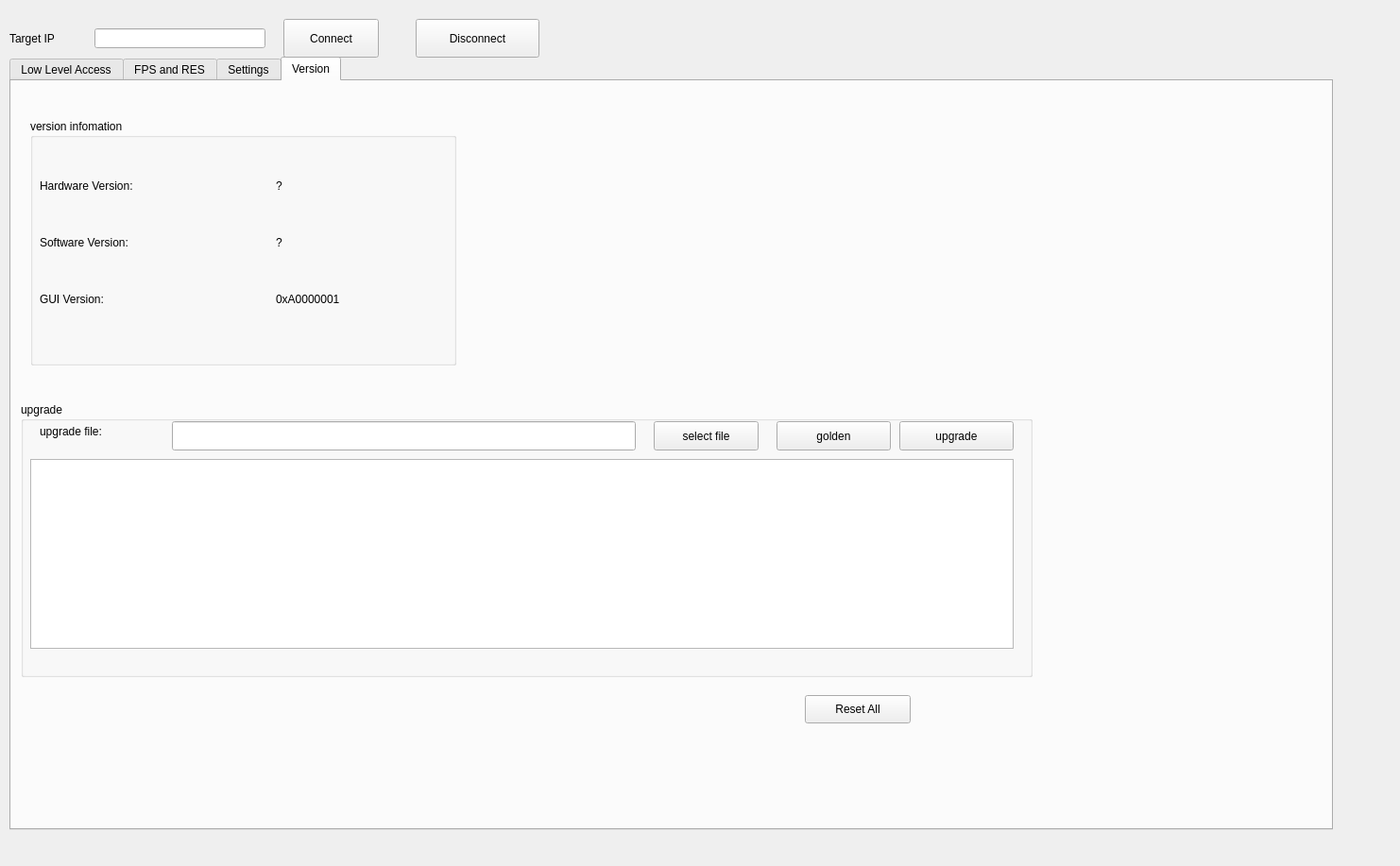
<?xml version="1.0" encoding="UTF-8"?>
<ui version="4.0">
 <class>Form</class>
 <widget class="QWidget" name="Form">
  <property name="geometry">
   <rect>
    <x>0</x>
    <y>0</y>
    <width>1482</width>
    <height>917</height>
   </rect>
  </property>
  <property name="minimumSize">
   <size>
    <width>0</width>
    <height>0</height>
   </size>
  </property>
  <property name="maximumSize">
   <size>
    <width>16777215</width>
    <height>16777215</height>
   </size>
  </property>
  <property name="windowTitle">
   <string>Form</string>
  </property>
  <widget class="QTabWidget" name="tabWidget">
   <property name="geometry">
    <rect>
     <x>10</x>
     <y>60</y>
     <width>1401</width>
     <height>819</height>
    </rect>
   </property>
   <property name="currentIndex">
    <number>3</number>
   </property>
   <property name="usesScrollButtons">
    <bool>true</bool>
   </property>
   <widget class="QWidget" name="tab_0">
    <attribute name="title">
     <string>Low Level Access</string>
    </attribute>
    <widget class="QGroupBox" name="groupBox">
     <property name="geometry">
      <rect>
       <x>20</x>
       <y>40</y>
       <width>201</width>
       <height>171</height>
      </rect>
     </property>
     <property name="title">
      <string>Memory Access</string>
     </property>
     <widget class="QLineEdit" name="ll_mm_value_lineEdit">
      <property name="geometry">
       <rect>
        <x>70</x>
        <y>70</y>
        <width>111</width>
        <height>23</height>
       </rect>
      </property>
     </widget>
     <widget class="QPushButton" name="ll_mm_read_btn">
      <property name="geometry">
       <rect>
        <x>20</x>
        <y>100</y>
        <width>161</width>
        <height>27</height>
       </rect>
      </property>
      <property name="text">
       <string>Read</string>
      </property>
     </widget>
     <widget class="QLabel" name="label_addr">
      <property name="geometry">
       <rect>
        <x>20</x>
        <y>40</y>
        <width>41</width>
        <height>16</height>
       </rect>
      </property>
      <property name="text">
       <string>ADDR</string>
      </property>
     </widget>
     <widget class="QPushButton" name="ll_mm_write_btn">
      <property name="geometry">
       <rect>
        <x>20</x>
        <y>130</y>
        <width>161</width>
        <height>27</height>
       </rect>
      </property>
      <property name="text">
       <string>Write</string>
      </property>
     </widget>
     <widget class="QLabel" name="label_value">
      <property name="geometry">
       <rect>
        <x>20</x>
        <y>70</y>
        <width>41</width>
        <height>16</height>
       </rect>
      </property>
      <property name="text">
       <string>VALUE</string>
      </property>
     </widget>
     <widget class="QLineEdit" name="ll_mm_addr_lineEdit">
      <property name="geometry">
       <rect>
        <x>70</x>
        <y>40</y>
        <width>111</width>
        <height>23</height>
       </rect>
      </property>
     </widget>
    </widget>
    <widget class="QGroupBox" name="groupBox_3">
     <property name="geometry">
      <rect>
       <x>260</x>
       <y>40</y>
       <width>221</width>
       <height>201</height>
      </rect>
     </property>
     <property name="title">
      <string>SPI Access</string>
     </property>
     <widget class="QLineEdit" name="ll_spi_recv_lineEdit">
      <property name="geometry">
       <rect>
        <x>90</x>
        <y>140</y>
        <width>111</width>
        <height>23</height>
       </rect>
      </property>
     </widget>
     <widget class="QPushButton" name="ll_spi_send_btn">
      <property name="geometry">
       <rect>
        <x>30</x>
        <y>170</y>
        <width>171</width>
        <height>27</height>
       </rect>
      </property>
      <property name="text">
       <string>Send</string>
      </property>
     </widget>
     <widget class="QLabel" name="label_addr_2">
      <property name="geometry">
       <rect>
        <x>30</x>
        <y>110</y>
        <width>41</width>
        <height>16</height>
       </rect>
      </property>
      <property name="text">
       <string>Send</string>
      </property>
     </widget>
     <widget class="QLabel" name="label_value_2">
      <property name="geometry">
       <rect>
        <x>30</x>
        <y>140</y>
        <width>51</width>
        <height>16</height>
       </rect>
      </property>
      <property name="text">
       <string>Recieve</string>
      </property>
     </widget>
     <widget class="QLineEdit" name="ll_spi_send_lineEdit">
      <property name="geometry">
       <rect>
        <x>90</x>
        <y>110</y>
        <width>111</width>
        <height>23</height>
       </rect>
      </property>
     </widget>
     <widget class="QComboBox" name="ll_spi_ch_combobox">
      <property name="geometry">
       <rect>
        <x>90</x>
        <y>30</y>
        <width>111</width>
        <height>27</height>
       </rect>
      </property>
      <property name="currentText">
       <string/>
      </property>
      <property name="currentIndex">
       <number>-1</number>
      </property>
     </widget>
     <widget class="QComboBox" name="ll_spi_cs_combobox">
      <property name="geometry">
       <rect>
        <x>90</x>
        <y>70</y>
        <width>111</width>
        <height>27</height>
       </rect>
      </property>
      <property name="currentText">
       <string/>
      </property>
      <property name="currentIndex">
       <number>-1</number>
      </property>
     </widget>
     <widget class="QLabel" name="label_addr_4">
      <property name="geometry">
       <rect>
        <x>30</x>
        <y>70</y>
        <width>41</width>
        <height>31</height>
       </rect>
      </property>
      <property name="text">
       <string>CS</string>
      </property>
     </widget>
     <widget class="QLabel" name="label_addr_5">
      <property name="geometry">
       <rect>
        <x>30</x>
        <y>30</y>
        <width>41</width>
        <height>31</height>
       </rect>
      </property>
      <property name="text">
       <string>CH</string>
      </property>
     </widget>
    </widget>
    <widget class="QGroupBox" name="groupBox_6">
     <property name="geometry">
      <rect>
       <x>520</x>
       <y>40</y>
       <width>301</width>
       <height>241</height>
      </rect>
     </property>
     <property name="title">
      <string>GPIO</string>
     </property>
     <widget class="QPushButton" name="ll_gpio_read_btn">
      <property name="geometry">
       <rect>
        <x>20</x>
        <y>160</y>
        <width>161</width>
        <height>27</height>
       </rect>
      </property>
      <property name="text">
       <string>Read</string>
      </property>
     </widget>
     <widget class="QLabel" name="label_addr_8">
      <property name="geometry">
       <rect>
        <x>20</x>
        <y>50</y>
        <width>41</width>
        <height>31</height>
       </rect>
      </property>
      <property name="text">
       <string>PIN</string>
      </property>
     </widget>
     <widget class="QPushButton" name="ll_gpio_write_btn">
      <property name="geometry">
       <rect>
        <x>20</x>
        <y>200</y>
        <width>161</width>
        <height>27</height>
       </rect>
      </property>
      <property name="text">
       <string>Write</string>
      </property>
     </widget>
     <widget class="QLabel" name="label_value_4">
      <property name="geometry">
       <rect>
        <x>20</x>
        <y>80</y>
        <width>41</width>
        <height>31</height>
       </rect>
      </property>
      <property name="text">
       <string>DIR</string>
      </property>
     </widget>
     <widget class="QComboBox" name="ll_gpio_dir_combobox">
      <property name="geometry">
       <rect>
        <x>70</x>
        <y>80</y>
        <width>111</width>
        <height>27</height>
       </rect>
      </property>
      <property name="currentText">
       <string/>
      </property>
      <property name="currentIndex">
       <number>-1</number>
      </property>
     </widget>
     <widget class="QLabel" name="label_32">
      <property name="geometry">
       <rect>
        <x>20</x>
        <y>120</y>
        <width>41</width>
        <height>16</height>
       </rect>
      </property>
      <property name="text">
       <string>Value</string>
      </property>
     </widget>
     <widget class="QComboBox" name="ll_gpio_globalno_combobox">
      <property name="geometry">
       <rect>
        <x>70</x>
        <y>50</y>
        <width>111</width>
        <height>27</height>
       </rect>
      </property>
      <property name="currentText">
       <string/>
      </property>
      <property name="currentIndex">
       <number>-1</number>
      </property>
     </widget>
     <widget class="QLineEdit" name="ll_gpio_lineEdit">
      <property name="geometry">
       <rect>
        <x>70</x>
        <y>120</y>
        <width>111</width>
        <height>23</height>
       </rect>
      </property>
     </widget>
     <widget class="QLabel" name="label_57">
      <property name="geometry">
       <rect>
        <x>10</x>
        <y>30</y>
        <width>281</width>
        <height>16</height>
       </rect>
      </property>
      <property name="text">
       <string>EMIO: PIN=EMIO+OFFSET(78)</string>
      </property>
     </widget>
    </widget>
    <widget class="QLabel" name="label_31">
     <property name="geometry">
      <rect>
       <x>260</x>
       <y>230</y>
       <width>201</width>
       <height>41</height>
      </rect>
     </property>
     <property name="text">
      <string>eg. ch1cs0 send </string>
     </property>
    </widget>
    <widget class="QLabel" name="label_33">
     <property name="geometry">
      <rect>
       <x>260</x>
       <y>270</y>
       <width>291</width>
       <height>21</height>
      </rect>
     </property>
     <property name="text">
      <string>&quot;0,1&quot;, &quot;0x40,0&quot;, &quot;0,3&quot;, &quot;0x80,0&quot;</string>
     </property>
    </widget>
    <widget class="QGroupBox" name="groupBox_4">
     <property name="geometry">
      <rect>
       <x>10</x>
       <y>310</y>
       <width>1171</width>
       <height>471</height>
      </rect>
     </property>
     <property name="title">
      <string>IIC Access</string>
     </property>
     <widget class="QTabWidget" name="tabWidget_2">
      <property name="geometry">
       <rect>
        <x>20</x>
        <y>40</y>
        <width>1121</width>
        <height>431</height>
       </rect>
      </property>
      <property name="currentIndex">
       <number>0</number>
      </property>
      <widget class="QWidget" name="tab">
       <attribute name="title">
        <string>Register Read/Write</string>
       </attribute>
       <widget class="QGroupBox" name="groupBox_7">
        <property name="geometry">
         <rect>
          <x>10</x>
          <y>20</y>
          <width>201</width>
          <height>171</height>
         </rect>
        </property>
        <property name="title">
         <string>16-Bit Register Address Read</string>
        </property>
        <widget class="QLabel" name="label_4">
         <property name="geometry">
          <rect>
           <x>10</x>
           <y>20</y>
           <width>71</width>
           <height>16</height>
          </rect>
         </property>
         <property name="text">
          <string>Device Addr</string>
         </property>
        </widget>
        <widget class="QLabel" name="label_5">
         <property name="geometry">
          <rect>
           <x>10</x>
           <y>60</y>
           <width>81</width>
           <height>16</height>
          </rect>
         </property>
         <property name="text">
          <string>Register Addr</string>
         </property>
        </widget>
        <widget class="QLabel" name="label_6">
         <property name="geometry">
          <rect>
           <x>10</x>
           <y>100</y>
           <width>61</width>
           <height>16</height>
          </rect>
         </property>
         <property name="text">
          <string>Read Count</string>
         </property>
        </widget>
        <widget class="QPushButton" name="iic_16bit_read">
         <property name="geometry">
          <rect>
           <x>50</x>
           <y>130</y>
           <width>75</width>
           <height>23</height>
          </rect>
         </property>
         <property name="text">
          <string>Read</string>
         </property>
        </widget>
        <widget class="QLineEdit" name="lineEdit_2">
         <property name="geometry">
          <rect>
           <x>102</x>
           <y>20</y>
           <width>91</width>
           <height>20</height>
          </rect>
         </property>
        </widget>
        <widget class="QLineEdit" name="lineEdit_3">
         <property name="geometry">
          <rect>
           <x>100</x>
           <y>60</y>
           <width>91</width>
           <height>20</height>
          </rect>
         </property>
        </widget>
        <widget class="QLineEdit" name="lineEdit_4">
         <property name="geometry">
          <rect>
           <x>100</x>
           <y>100</y>
           <width>91</width>
           <height>20</height>
          </rect>
         </property>
        </widget>
       </widget>
       <widget class="QLineEdit" name="lineEdit">
        <property name="geometry">
         <rect>
          <x>920</x>
          <y>30</y>
          <width>113</width>
          <height>20</height>
         </rect>
        </property>
       </widget>
       <widget class="QLabel" name="label_3">
        <property name="geometry">
         <rect>
          <x>890</x>
          <y>30</y>
          <width>31</width>
          <height>16</height>
         </rect>
        </property>
        <property name="text">
         <string>CH</string>
        </property>
       </widget>
       <widget class="QGroupBox" name="groupBox_8">
        <property name="geometry">
         <rect>
          <x>230</x>
          <y>20</y>
          <width>201</width>
          <height>171</height>
         </rect>
        </property>
        <property name="title">
         <string>16-Bit Register Address Write</string>
        </property>
        <widget class="QLabel" name="label_7">
         <property name="geometry">
          <rect>
           <x>10</x>
           <y>20</y>
           <width>71</width>
           <height>16</height>
          </rect>
         </property>
         <property name="text">
          <string>Device Addr</string>
         </property>
        </widget>
        <widget class="QLabel" name="label_8">
         <property name="geometry">
          <rect>
           <x>10</x>
           <y>60</y>
           <width>81</width>
           <height>16</height>
          </rect>
         </property>
         <property name="text">
          <string>Register Addr</string>
         </property>
        </widget>
        <widget class="QLabel" name="label_9">
         <property name="geometry">
          <rect>
           <x>10</x>
           <y>100</y>
           <width>71</width>
           <height>16</height>
          </rect>
         </property>
         <property name="text">
          <string>write value</string>
         </property>
        </widget>
        <widget class="QPushButton" name="iic_16bit_write">
         <property name="geometry">
          <rect>
           <x>50</x>
           <y>130</y>
           <width>75</width>
           <height>23</height>
          </rect>
         </property>
         <property name="text">
          <string>Write</string>
         </property>
        </widget>
        <widget class="QLineEdit" name="lineEdit_5">
         <property name="geometry">
          <rect>
           <x>102</x>
           <y>20</y>
           <width>91</width>
           <height>20</height>
          </rect>
         </property>
        </widget>
        <widget class="QLineEdit" name="lineEdit_6">
         <property name="geometry">
          <rect>
           <x>100</x>
           <y>60</y>
           <width>91</width>
           <height>20</height>
          </rect>
         </property>
        </widget>
        <widget class="QLineEdit" name="lineEdit_7">
         <property name="geometry">
          <rect>
           <x>100</x>
           <y>100</y>
           <width>91</width>
           <height>20</height>
          </rect>
         </property>
        </widget>
       </widget>
       <widget class="QGroupBox" name="groupBox_11">
        <property name="geometry">
         <rect>
          <x>450</x>
          <y>20</y>
          <width>201</width>
          <height>171</height>
         </rect>
        </property>
        <property name="title">
         <string>8-Bit Register Address Read</string>
        </property>
        <widget class="QLabel" name="label_17">
         <property name="geometry">
          <rect>
           <x>10</x>
           <y>20</y>
           <width>71</width>
           <height>16</height>
          </rect>
         </property>
         <property name="text">
          <string>Device Addr</string>
         </property>
        </widget>
        <widget class="QLabel" name="label_18">
         <property name="geometry">
          <rect>
           <x>10</x>
           <y>60</y>
           <width>81</width>
           <height>16</height>
          </rect>
         </property>
         <property name="text">
          <string>Register Addr</string>
         </property>
        </widget>
        <widget class="QLabel" name="label_19">
         <property name="geometry">
          <rect>
           <x>10</x>
           <y>100</y>
           <width>61</width>
           <height>16</height>
          </rect>
         </property>
         <property name="text">
          <string>Read Count</string>
         </property>
        </widget>
        <widget class="QPushButton" name="iic_8bit_read">
         <property name="geometry">
          <rect>
           <x>50</x>
           <y>130</y>
           <width>75</width>
           <height>23</height>
          </rect>
         </property>
         <property name="text">
          <string>Read</string>
         </property>
        </widget>
        <widget class="QLineEdit" name="lineEdit_15">
         <property name="geometry">
          <rect>
           <x>102</x>
           <y>20</y>
           <width>91</width>
           <height>20</height>
          </rect>
         </property>
        </widget>
        <widget class="QLineEdit" name="lineEdit_16">
         <property name="geometry">
          <rect>
           <x>100</x>
           <y>60</y>
           <width>91</width>
           <height>20</height>
          </rect>
         </property>
        </widget>
        <widget class="QLineEdit" name="lineEdit_17">
         <property name="geometry">
          <rect>
           <x>100</x>
           <y>100</y>
           <width>91</width>
           <height>20</height>
          </rect>
         </property>
        </widget>
       </widget>
       <widget class="QGroupBox" name="groupBox_12">
        <property name="geometry">
         <rect>
          <x>670</x>
          <y>20</y>
          <width>201</width>
          <height>171</height>
         </rect>
        </property>
        <property name="title">
         <string>8-Bit Register Address Write</string>
        </property>
        <widget class="QLabel" name="label_20">
         <property name="geometry">
          <rect>
           <x>10</x>
           <y>20</y>
           <width>71</width>
           <height>16</height>
          </rect>
         </property>
         <property name="text">
          <string>Device Addr</string>
         </property>
        </widget>
        <widget class="QLabel" name="label_21">
         <property name="geometry">
          <rect>
           <x>10</x>
           <y>60</y>
           <width>81</width>
           <height>16</height>
          </rect>
         </property>
         <property name="text">
          <string>Register Addr</string>
         </property>
        </widget>
        <widget class="QLabel" name="label_22">
         <property name="geometry">
          <rect>
           <x>10</x>
           <y>100</y>
           <width>71</width>
           <height>16</height>
          </rect>
         </property>
         <property name="text">
          <string>write value</string>
         </property>
        </widget>
        <widget class="QPushButton" name="iic_8bit_write">
         <property name="geometry">
          <rect>
           <x>50</x>
           <y>130</y>
           <width>75</width>
           <height>23</height>
          </rect>
         </property>
         <property name="text">
          <string>write</string>
         </property>
        </widget>
        <widget class="QLineEdit" name="lineEdit_18">
         <property name="geometry">
          <rect>
           <x>102</x>
           <y>20</y>
           <width>91</width>
           <height>20</height>
          </rect>
         </property>
        </widget>
        <widget class="QLineEdit" name="lineEdit_19">
         <property name="geometry">
          <rect>
           <x>100</x>
           <y>60</y>
           <width>91</width>
           <height>20</height>
          </rect>
         </property>
        </widget>
        <widget class="QLineEdit" name="lineEdit_20">
         <property name="geometry">
          <rect>
           <x>100</x>
           <y>100</y>
           <width>91</width>
           <height>20</height>
          </rect>
         </property>
        </widget>
       </widget>
       <widget class="QTextEdit" name="textEdit">
        <property name="geometry">
         <rect>
          <x>10</x>
          <y>200</y>
          <width>861</width>
          <height>201</height>
         </rect>
        </property>
       </widget>
      </widget>
     </widget>
    </widget>
   </widget>
   <widget class="QWidget" name="tab_1">
    <attribute name="title">
     <string>FPS and RES</string>
    </attribute>
    <widget class="QGroupBox" name="groupBox_2">
     <property name="enabled">
      <bool>true</bool>
     </property>
     <property name="geometry">
      <rect>
       <x>20</x>
       <y>40</y>
       <width>381</width>
       <height>191</height>
      </rect>
     </property>
     <property name="title">
      <string>video source information</string>
     </property>
     <widget class="QLabel" name="label_2">
      <property name="geometry">
       <rect>
        <x>20</x>
        <y>80</y>
        <width>111</width>
        <height>16</height>
       </rect>
      </property>
      <property name="text">
       <string>resolution</string>
      </property>
     </widget>
     <widget class="QLabel" name="label">
      <property name="geometry">
       <rect>
        <x>20</x>
        <y>40</y>
        <width>101</width>
        <height>21</height>
       </rect>
      </property>
      <property name="text">
       <string>fps</string>
      </property>
     </widget>
     <widget class="QLabel" name="freq_label">
      <property name="geometry">
       <rect>
        <x>180</x>
        <y>40</y>
        <width>131</width>
        <height>16</height>
       </rect>
      </property>
      <property name="text">
       <string>?</string>
      </property>
     </widget>
     <widget class="QLabel" name="pixel_label">
      <property name="geometry">
       <rect>
        <x>180</x>
        <y>80</y>
        <width>141</width>
        <height>16</height>
       </rect>
      </property>
      <property name="text">
       <string>?</string>
      </property>
     </widget>
    </widget>
    <widget class="QGroupBox" name="groupBox_5">
     <property name="enabled">
      <bool>true</bool>
     </property>
     <property name="geometry">
      <rect>
       <x>480</x>
       <y>40</y>
       <width>381</width>
       <height>191</height>
      </rect>
     </property>
     <property name="title">
      <string>channel sel</string>
     </property>
     <widget class="QRadioButton" name="q_radioButton_ch0">
      <property name="geometry">
       <rect>
        <x>30</x>
        <y>50</y>
        <width>103</width>
        <height>20</height>
       </rect>
      </property>
      <property name="text">
       <string>ch&amp;0</string>
      </property>
     </widget>
     <widget class="QRadioButton" name="q_radioButton_ch1">
      <property name="geometry">
       <rect>
        <x>30</x>
        <y>80</y>
        <width>103</width>
        <height>20</height>
       </rect>
      </property>
      <property name="text">
       <string>ch&amp;1</string>
      </property>
     </widget>
     <widget class="QRadioButton" name="q_radioButton_ch2">
      <property name="geometry">
       <rect>
        <x>30</x>
        <y>110</y>
        <width>103</width>
        <height>20</height>
       </rect>
      </property>
      <property name="text">
       <string>ch&amp;2</string>
      </property>
     </widget>
     <widget class="QRadioButton" name="q_radioButton_ch3">
      <property name="geometry">
       <rect>
        <x>30</x>
        <y>140</y>
        <width>103</width>
        <height>20</height>
       </rect>
      </property>
      <property name="text">
       <string>ch&amp;3</string>
      </property>
     </widget>
    </widget>
   </widget>
   <widget class="QWidget" name="tab_2">
    <attribute name="title">
     <string>Settings</string>
    </attribute>
    <widget class="QLineEdit" name="settings_gateway_lineEdit">
     <property name="geometry">
      <rect>
       <x>250</x>
       <y>290</y>
       <width>221</width>
       <height>21</height>
      </rect>
     </property>
    </widget>
    <widget class="QLabel" name="label_99">
     <property name="geometry">
      <rect>
       <x>160</x>
       <y>210</y>
       <width>91</width>
       <height>21</height>
      </rect>
     </property>
     <property name="text">
      <string>Server IP</string>
     </property>
    </widget>
    <widget class="QPushButton" name="save_settings_btn_1">
     <property name="geometry">
      <rect>
       <x>250</x>
       <y>50</y>
       <width>181</width>
       <height>41</height>
      </rect>
     </property>
     <property name="text">
      <string>Save Settings</string>
     </property>
    </widget>
    <widget class="QLabel" name="label_100">
     <property name="geometry">
      <rect>
       <x>100</x>
       <y>250</y>
       <width>141</width>
       <height>21</height>
      </rect>
     </property>
     <property name="text">
      <string>Server netmask</string>
     </property>
    </widget>
    <widget class="QPushButton" name="read_settings_btn_2">
     <property name="geometry">
      <rect>
       <x>470</x>
       <y>50</y>
       <width>181</width>
       <height>41</height>
      </rect>
     </property>
     <property name="text">
      <string>Default Settings</string>
     </property>
    </widget>
    <widget class="QLabel" name="label_101">
     <property name="geometry">
      <rect>
       <x>100</x>
       <y>290</y>
       <width>141</width>
       <height>21</height>
      </rect>
     </property>
     <property name="text">
      <string>Server gateway</string>
     </property>
    </widget>
    <widget class="QLineEdit" name="settings_netmask_lineEdit">
     <property name="geometry">
      <rect>
       <x>250</x>
       <y>250</y>
       <width>221</width>
       <height>21</height>
      </rect>
     </property>
    </widget>
    <widget class="QLineEdit" name="settings_ipaddr_lineEdit">
     <property name="geometry">
      <rect>
       <x>250</x>
       <y>210</y>
       <width>221</width>
       <height>21</height>
      </rect>
     </property>
    </widget>
    <widget class="QLineEdit" name="settings_mac_lineEdit">
     <property name="geometry">
      <rect>
       <x>250</x>
       <y>330</y>
       <width>221</width>
       <height>21</height>
      </rect>
     </property>
    </widget>
    <widget class="QPushButton" name="read_settings_btn_1">
     <property name="geometry">
      <rect>
       <x>30</x>
       <y>50</y>
       <width>181</width>
       <height>41</height>
      </rect>
     </property>
     <property name="text">
      <string>Read Settings</string>
     </property>
    </widget>
    <widget class="QLabel" name="label_102">
     <property name="geometry">
      <rect>
       <x>40</x>
       <y>110</y>
       <width>701</width>
       <height>21</height>
      </rect>
     </property>
     <property name="text">
      <string>Note: New Settings should take effect after target reboot</string>
     </property>
    </widget>
    <widget class="QLabel" name="label_103">
     <property name="geometry">
      <rect>
       <x>130</x>
       <y>330</y>
       <width>111</width>
       <height>21</height>
      </rect>
     </property>
     <property name="text">
      <string>Server MAC</string>
     </property>
    </widget>
    <widget class="QLabel" name="label_104">
     <property name="geometry">
      <rect>
       <x>40</x>
       <y>140</y>
       <width>911</width>
       <height>21</height>
      </rect>
     </property>
     <property name="text">
      <string>Note: Settings in this tab will keep after disconnect. Click &quot;Read Settings&quot; to refresh after connect</string>
     </property>
    </widget>
    <widget class="QLabel" name="label_105">
     <property name="geometry">
      <rect>
       <x>40</x>
       <y>170</y>
       <width>911</width>
       <height>21</height>
      </rect>
     </property>
     <property name="text">
      <string>Note: Reset to default settings: Click &quot;Default Settings&quot;, then click &quot;Save Settings&quot;</string>
     </property>
    </widget>
   </widget>
   <widget class="QWidget" name="tab_3">
    <attribute name="title">
     <string>Version</string>
    </attribute>
    <widget class="QGroupBox" name="groupBox_21">
     <property name="geometry">
      <rect>
       <x>20</x>
       <y>40</y>
       <width>451</width>
       <height>261</height>
      </rect>
     </property>
     <property name="title">
      <string>version infomation</string>
     </property>
     <widget class="QLabel" name="hardware_ver_label">
      <property name="geometry">
       <rect>
        <x>260</x>
        <y>60</y>
        <width>131</width>
        <height>21</height>
       </rect>
      </property>
      <property name="text">
       <string>?</string>
      </property>
     </widget>
     <widget class="QLabel" name="firmware_ver_label">
      <property name="geometry">
       <rect>
        <x>260</x>
        <y>120</y>
        <width>151</width>
        <height>21</height>
       </rect>
      </property>
      <property name="text">
       <string>?</string>
      </property>
     </widget>
     <widget class="QLabel" name="software_ver_label">
      <property name="geometry">
       <rect>
        <x>260</x>
        <y>180</y>
        <width>131</width>
        <height>21</height>
       </rect>
      </property>
      <property name="text">
       <string>0xA0000001</string>
      </property>
     </widget>
     <widget class="QLabel" name="label_35">
      <property name="geometry">
       <rect>
        <x>10</x>
        <y>60</y>
        <width>201</width>
        <height>21</height>
       </rect>
      </property>
      <property name="text">
       <string>Hardware Version:</string>
      </property>
     </widget>
     <widget class="QLabel" name="label_38">
      <property name="geometry">
       <rect>
        <x>10</x>
        <y>120</y>
        <width>201</width>
        <height>21</height>
       </rect>
      </property>
      <property name="text">
       <string>Software Version:</string>
      </property>
     </widget>
     <widget class="QLabel" name="label_36">
      <property name="geometry">
       <rect>
        <x>10</x>
        <y>180</y>
        <width>201</width>
        <height>21</height>
       </rect>
      </property>
      <property name="text">
       <string>GUI Version:</string>
      </property>
     </widget>
    </widget>
    <widget class="QGroupBox" name="groupBox_22">
     <property name="geometry">
      <rect>
       <x>10</x>
       <y>340</y>
       <width>1071</width>
       <height>291</height>
      </rect>
     </property>
     <property name="title">
      <string>upgrade</string>
     </property>
     <widget class="QLabel" name="label_44">
      <property name="geometry">
       <rect>
        <x>20</x>
        <y>20</y>
        <width>131</width>
        <height>21</height>
       </rect>
      </property>
      <property name="text">
       <string>&lt;html&gt;&lt;head/&gt;&lt;body&gt;&lt;p&gt;&lt;span style=&quot; font-size:11pt;&quot;&gt;upgrade file:&lt;/span&gt;&lt;/p&gt;&lt;/body&gt;&lt;/html&gt;</string>
      </property>
     </widget>
     <widget class="QPushButton" name="upgrade_file_button">
      <property name="geometry">
       <rect>
        <x>670</x>
        <y>20</y>
        <width>111</width>
        <height>31</height>
       </rect>
      </property>
      <property name="text">
       <string>select file</string>
      </property>
     </widget>
     <widget class="QPushButton" name="upgrade_button">
      <property name="geometry">
       <rect>
        <x>930</x>
        <y>20</y>
        <width>121</width>
        <height>31</height>
       </rect>
      </property>
      <property name="text">
       <string>upgrade</string>
      </property>
     </widget>
     <widget class="QTextEdit" name="textEdit_upgradeFile_out_put">
      <property name="geometry">
       <rect>
        <x>10</x>
        <y>60</y>
        <width>1041</width>
        <height>201</height>
       </rect>
      </property>
     </widget>
     <widget class="QLineEdit" name="textEdit_upgradeFile">
      <property name="geometry">
       <rect>
        <x>160</x>
        <y>20</y>
        <width>491</width>
        <height>31</height>
       </rect>
      </property>
     </widget>
     <widget class="QPushButton" name="upgrade_button_golden">
      <property name="geometry">
       <rect>
        <x>800</x>
        <y>20</y>
        <width>121</width>
        <height>31</height>
       </rect>
      </property>
      <property name="text">
       <string>golden</string>
      </property>
     </widget>
    </widget>
    <widget class="QPushButton" name="pushButton_rst_all">
     <property name="geometry">
      <rect>
       <x>840</x>
       <y>650</y>
       <width>112</width>
       <height>30</height>
      </rect>
     </property>
     <property name="text">
      <string>Reset All</string>
     </property>
    </widget>
   </widget>
  </widget>
  <widget class="QLabel" name="label_37">
   <property name="geometry">
    <rect>
     <x>10</x>
     <y>30</y>
     <width>71</width>
     <height>21</height>
    </rect>
   </property>
   <property name="text">
    <string>Target IP</string>
   </property>
  </widget>
  <widget class="QLineEdit" name="ipaddr_lineEdit">
   <property name="geometry">
    <rect>
     <x>100</x>
     <y>30</y>
     <width>181</width>
     <height>21</height>
    </rect>
   </property>
  </widget>
  <widget class="QPushButton" name="ipaddr_connect_btn">
   <property name="geometry">
    <rect>
     <x>300</x>
     <y>20</y>
     <width>101</width>
     <height>41</height>
    </rect>
   </property>
   <property name="text">
    <string>Connect</string>
   </property>
  </widget>
  <widget class="QPushButton" name="ipaddr_disconnect_btn">
   <property name="geometry">
    <rect>
     <x>440</x>
     <y>20</y>
     <width>131</width>
     <height>41</height>
    </rect>
   </property>
   <property name="text">
    <string>Disconnect</string>
   </property>
  </widget>
 </widget>
 <resources/>
 <connections/>
</ui>
